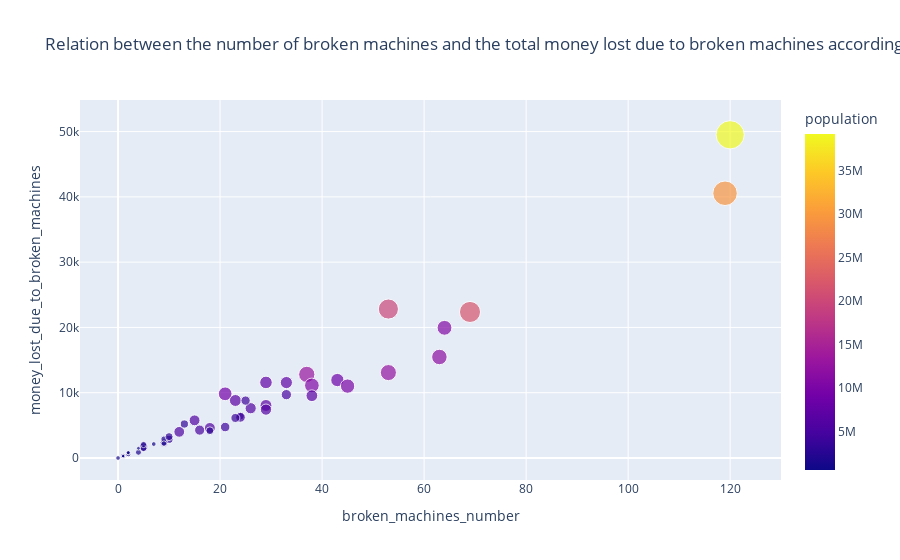

Notebook source saved alongside this figure:
### Code cell
# Create a scatter plot showing the relation between the number of broken machines and the total money lost due to broken machines according to a state
fig_ = px.scatter(
    df,
    x="broken_machines_number",
    y="money_lost_due_to_broken_machines",
    title="Relation between the number of broken machines and the total money lost due to broken machines according to a state",
    size="population",
    labels={"x": "Number of broken machines", "y": "Total money lost due to broken machines"},
    hover_data=["population", "total_revenue_possible", "money_lost_due_to_broken_machines_percentage"],
    hover_name=df.index,
    color="population",
)

fig_.show()

# Save the scatter plot as dcc graph
dcc_graph_scatter_plot_broken_machines_vs_money_lost_due_to_broken_machines = dcc.Graph(figure=fig_)

### Figure 1 — Plotly figure (JSON) as saved in the notebook; plotly's stock layout.template omitted (floating-point values rounded to 4 significant figures; data arrays with more than 128 entries replaced by an {"elided": "..."} marker saying what was removed)
{"data": [{"customdata": {"elided": "51x3 float values"}, "hovertemplate": "<b>%{hovertext}</b><br><br>broken_machines_number=%{x}<br>money_lost_due_to_broken_machines=%{y}<br>population=%{marker.color}<br>total_revenue_possible=%{customdata[1]}<br>money_lost_due_to_broken_machines_percentage=%{customdata[2]}<extra></extra>", "hovertext": ["New York", "New Jersey", "Connecticut", "Pennsylvania", "Delaware", "Massachusetts", "Maryland", "Rhode Island", "Vermont", "New Hampshire", "District of Columbia", "Virginia", "West Virginia", "Maine", "North Carolina", "Ohio", "Michigan", "Kentucky", "Tennessee", "South Carolina", "Indiana", "Georgia", "Illinois", "Wisconsin", "Alabama", "Florida", "Iowa", "Missouri", "Mississippi", "Arkansas", "Minnesota", "Kansas", "Louisiana", "Nebraska", "Oklahoma", "South Dakota", "North Dakota", "Texas", "Colorado", "Wyoming", "Montana", "New Mexico", "Utah", "Arizona", "Idaho", "Nevada", "Washington", "Oregon", "California", "Alaska", "Hawaii"], "legendgroup": "", "marker": {"color": [19835913, 9267130, 3605597, 12964056, 1003384, 6984723, 6165129, 1095610, 645570, 1388992, 670050, 8642274, 1782959, 1372247, 10551162, 11780017, 10050811, 4509394, 6975218, 5190705, 6805985, 10799566, 12671469, 5895908, 5039877, 21781128, 3193079, 6168187, 2949965, 3025891, 5707390, 2934582, 4624047, 1963692, 3986639, 895376, 774948, 29527941, 5812069, 578803, 1104271, 2115877, 3322389, 7276316, 1900923, 3143991, 7738692, 4246155, 39237836, 732673, 1441553], "coloraxis": "coloraxis", "size": [19835913, 9267130, 3605597, 12964056, 1003384, 6984723, 6165129, 1095610, 645570, 1388992, 670050, 8642274, 1782959, 1372247, 10551162, 11780017, 10050811, 4509394, 6975218, 5190705, 6805985, 10799566, 12671469, 5895908, 5039877, 21781128, 3193079, 6168187, 2949965, 3025891, 5707390, 2934582, 4624047, 1963692, 3986639, 895376, 774948, 29527941, 5812069, 578803, 1104271, 2115877, 3322389, 7276316, 1900923, 3143991, 7738692, 4246155, 39237836, 732673, 1441553], "sizemode": "area", "sizeref": 98090.0, "symbol": "circle"}, "mode": "markers", "name": "", "orientation": "v", "showlegend": false, "type": "scatter", "x": [53, 21, 5, 37, 1, 23, 26, 0, 1, 1, 1, 43, 4, 2, 38, 63, 45, 21, 29, 33, 38, 64, 53, 18, 16, 69, 10, 29, 24, 18, 12, 9, 24, 9, 23, 2, 2, 119, 15, 1, 7, 5, 13, 33, 5, 10, 29, 25, 120, 4, 9], "xaxis": "x", "y": [22820.0, 9831.0, 1688.0, 12810.0, 349.0, 8810.0, 7623.0, 0, 327.5, 338.2, 326.3, 11940.0, 877.1, 586.2, 11120.0, 15470.0, 11010.0, 4745.0, 8048.0, 9700.0, 9542.0, 19940.0, 13080.0, 4598.0, 4269.0, 22370.0, 2859.0, 7408.0, 6433.0, 4171.0, 4009.0, 2347.0, 6226.0, 2908.0, 6134.0, 807.5, 820.4, 40550.0, 5769.0, 281.9, 2139.0, 1481.0, 5206.0, 11560.0, 2066.0, 3272.0, 11580.0, 8792.0, 49500.0, 1487.0, 2225.0], "yaxis": "y"}], "layout": {"coloraxis": {"colorbar": {"title": {"text": "population"}}, "colorscale": [[0, "#0d0887"], [0.1111, "#46039f"], [0.2222, "#7201a8"], [0.3333, "#9c179e"], [0.4444, "#bd3786"], [0.5556, "#d8576b"], [0.6667, "#ed7953"], [0.7778, "#fb9f3a"], [0.8889, "#fdca26"], [1, "#f0f921"]]}, "legend": {"itemsizing": "constant", "tracegroupgap": 0}, "title": {"text": "Relation between the number of broken machines and the total money lost due to broken machines according to a state"}, "xaxis": {"anchor": "y", "domain": [0, 1], "title": {"text": "broken_machines_number"}}, "yaxis": {"anchor": "x", "domain": [0, 1], "title": {"text": "money_lost_due_to_broken_machines"}}}}
